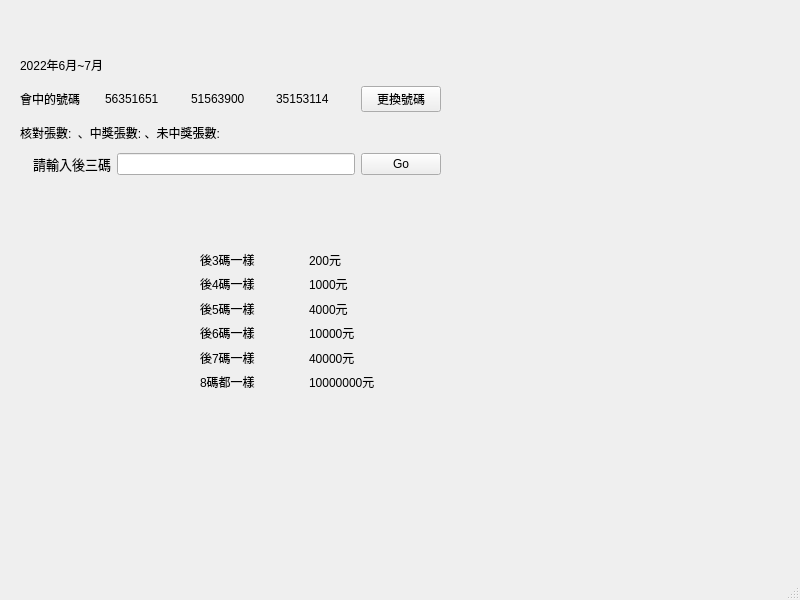
<?xml version="1.0" encoding="UTF-8"?>
<ui version="4.0">
 <class>MainWindow</class>
 <widget class="QMainWindow" name="MainWindow">
  <property name="geometry">
   <rect>
    <x>0</x>
    <y>0</y>
    <width>800</width>
    <height>600</height>
   </rect>
  </property>
  <property name="windowTitle">
   <string>MainWindow</string>
  </property>
  <widget class="QWidget" name="centralwidget">
   <widget class="QWidget" name="gridLayoutWidget">
    <property name="geometry">
     <rect>
      <x>20</x>
      <y>50</y>
      <width>421</width>
      <height>161</height>
     </rect>
    </property>
    <layout class="QGridLayout" name="gridLayout">
     <item row="1" column="0">
      <layout class="QHBoxLayout" name="horizontalLayout_2">
       <item>
        <widget class="QLabel" name="label_3">
         <property name="text">
          <string>會中的號碼</string>
         </property>
        </widget>
       </item>
       <item>
        <widget class="QLabel" name="label_21">
         <property name="text">
          <string>56351651</string>
         </property>
        </widget>
       </item>
       <item>
        <widget class="QLabel" name="label_19">
         <property name="text">
          <string>51563900</string>
         </property>
        </widget>
       </item>
       <item>
        <widget class="QLabel" name="label_20">
         <property name="text">
          <string>35153114</string>
         </property>
        </widget>
       </item>
       <item>
        <widget class="QPushButton" name="pushButton_2">
         <property name="text">
          <string>更換號碼</string>
         </property>
        </widget>
       </item>
      </layout>
     </item>
     <item row="5" column="0">
      <layout class="QHBoxLayout" name="horizontalLayout">
       <item>
        <widget class="QLabel" name="label">
         <property name="text">
          <string/>
         </property>
        </widget>
       </item>
       <item>
        <widget class="QLabel" name="label_2">
         <property name="font">
          <font>
           <pointsize>10</pointsize>
          </font>
         </property>
         <property name="text">
          <string>請輸入後三碼</string>
         </property>
        </widget>
       </item>
       <item>
        <widget class="QLineEdit" name="lineEdit"/>
       </item>
       <item>
        <widget class="QPushButton" name="pushButton">
         <property name="text">
          <string>Go</string>
         </property>
        </widget>
       </item>
      </layout>
     </item>
     <item row="0" column="0">
      <widget class="QLabel" name="label_5">
       <property name="text">
        <string>2022年6月~7月</string>
       </property>
      </widget>
     </item>
     <item row="6" column="0">
      <widget class="QLabel" name="label_18">
       <property name="text">
        <string/>
       </property>
      </widget>
     </item>
     <item row="4" column="0">
      <widget class="QLabel" name="label_4">
       <property name="text">
        <string>核對張數:  、中獎張數: 、未中獎張數:</string>
       </property>
      </widget>
     </item>
    </layout>
   </widget>
   <widget class="QWidget" name="gridLayoutWidget_2">
    <property name="geometry">
     <rect>
      <x>200</x>
      <y>250</y>
      <width>211</width>
      <height>141</height>
     </rect>
    </property>
    <layout class="QGridLayout" name="gridLayout_2">
     <item row="3" column="0">
      <widget class="QLabel" name="label_9">
       <property name="text">
        <string>後6碼一樣</string>
       </property>
      </widget>
     </item>
     <item row="4" column="0">
      <widget class="QLabel" name="label_10">
       <property name="text">
        <string>後7碼一樣</string>
       </property>
      </widget>
     </item>
     <item row="0" column="0">
      <widget class="QLabel" name="label_6">
       <property name="text">
        <string>後3碼一樣</string>
       </property>
      </widget>
     </item>
     <item row="1" column="0">
      <widget class="QLabel" name="label_7">
       <property name="text">
        <string>後4碼一樣</string>
       </property>
      </widget>
     </item>
     <item row="2" column="0">
      <widget class="QLabel" name="label_8">
       <property name="text">
        <string>後5碼一樣</string>
       </property>
      </widget>
     </item>
     <item row="5" column="0">
      <widget class="QLabel" name="label_11">
       <property name="text">
        <string>8碼都一樣</string>
       </property>
      </widget>
     </item>
     <item row="0" column="1">
      <widget class="QLabel" name="label_12">
       <property name="text">
        <string>200元</string>
       </property>
      </widget>
     </item>
     <item row="1" column="1">
      <widget class="QLabel" name="label_13">
       <property name="text">
        <string>1000元</string>
       </property>
      </widget>
     </item>
     <item row="2" column="1">
      <widget class="QLabel" name="label_14">
       <property name="text">
        <string>4000元</string>
       </property>
      </widget>
     </item>
     <item row="3" column="1">
      <widget class="QLabel" name="label_15">
       <property name="text">
        <string>10000元</string>
       </property>
      </widget>
     </item>
     <item row="4" column="1">
      <widget class="QLabel" name="label_16">
       <property name="text">
        <string>40000元</string>
       </property>
      </widget>
     </item>
     <item row="5" column="1">
      <widget class="QLabel" name="label_17">
       <property name="text">
        <string>10000000元</string>
       </property>
      </widget>
     </item>
    </layout>
   </widget>
  </widget>
  <widget class="QMenuBar" name="menubar">
   <property name="geometry">
    <rect>
     <x>0</x>
     <y>0</y>
     <width>800</width>
     <height>18</height>
    </rect>
   </property>
  </widget>
  <widget class="QStatusBar" name="statusbar"/>
 </widget>
 <resources/>
 <connections/>
</ui>
